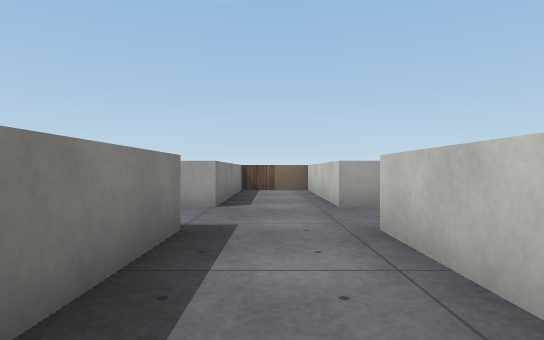
view 1 (above)

24 first-person views from a walk through a 3-D level made in the Unity game engine. The camera is 0.72 m above the floor, looks level and sees 80° across. The floor is counted in squares, 1 m on a side. Each view is taken from the middle of a square. On the plan, view 1 faces up. The plan holds only what a view shows up to about 10 squares ahead; the rest is blank. The place goes on beyond the plan. Surface patterns are stand-ins for the level's own textures.

view 2
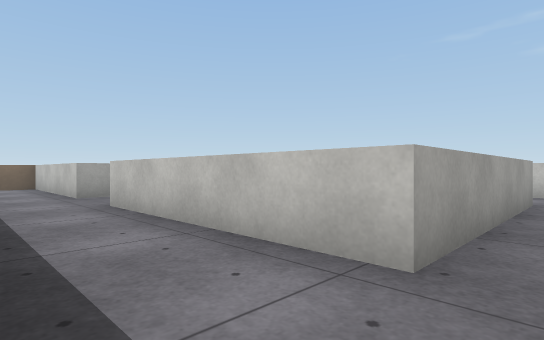

view 3
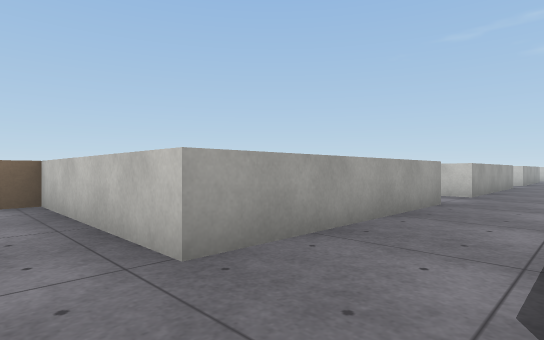

view 4
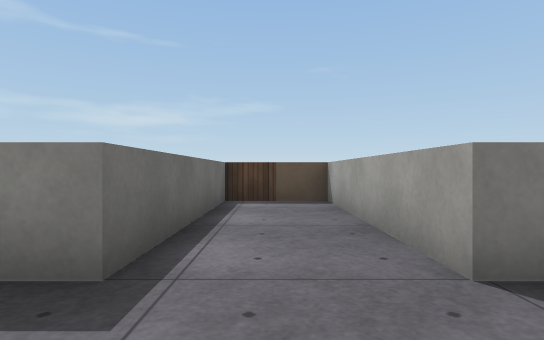

view 5
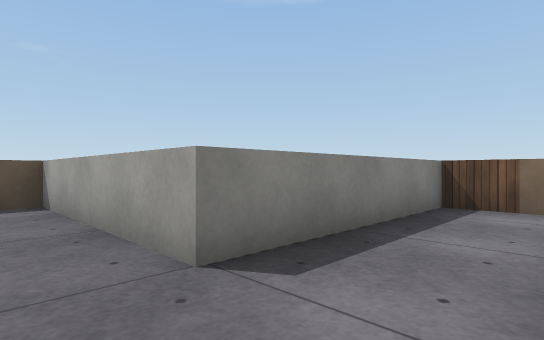

view 6
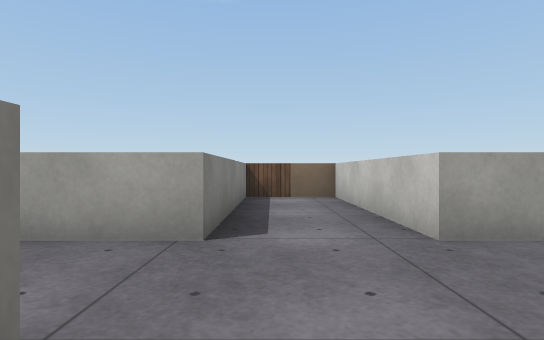

view 7
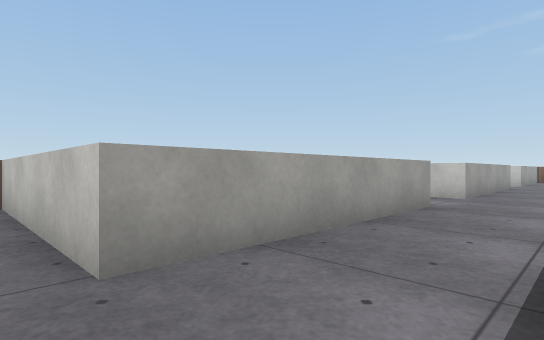

view 8
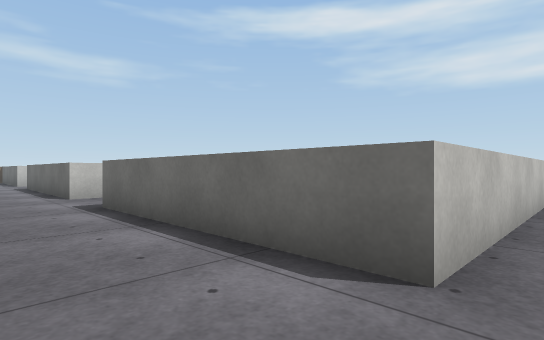

view 9
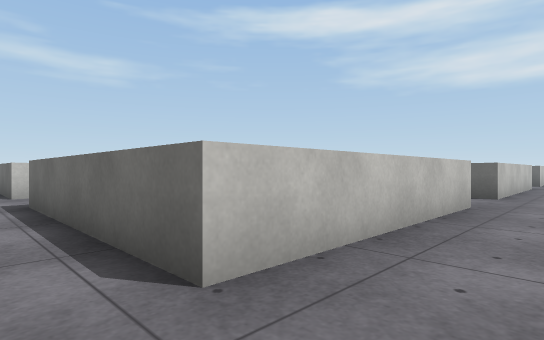

view 10
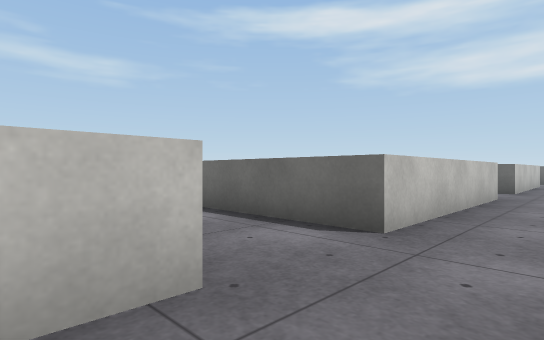

view 11
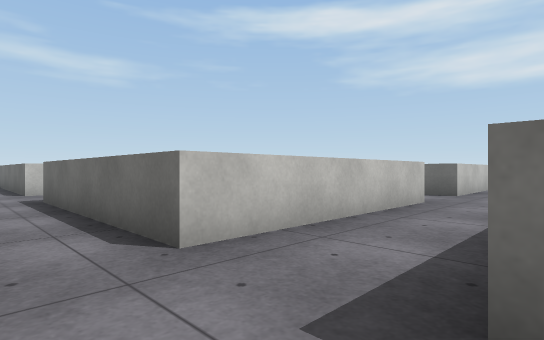

view 12
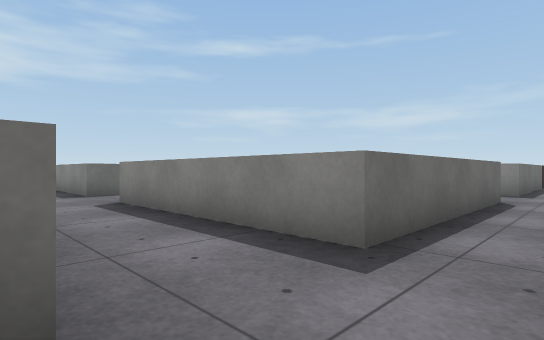

view 13
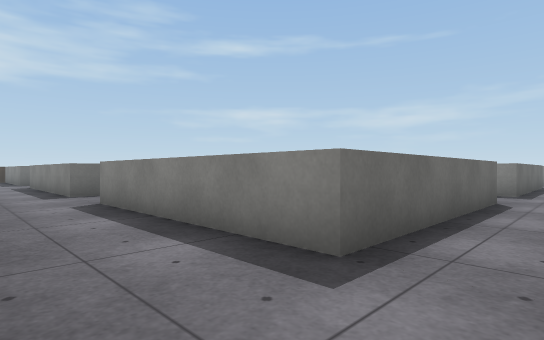

view 14
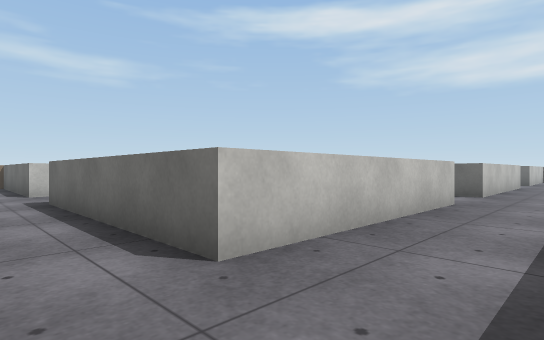

view 15
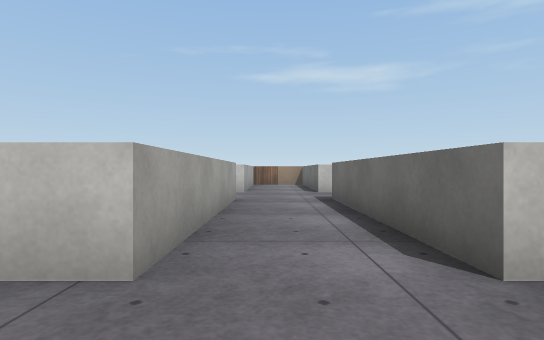

view 16
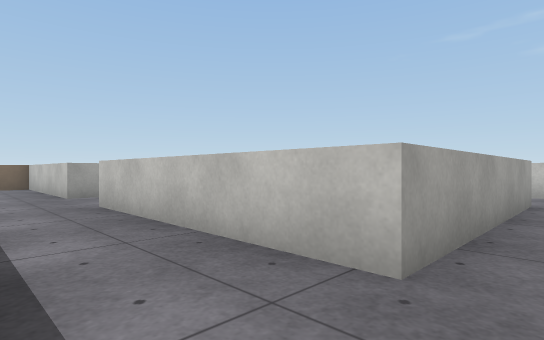

view 17
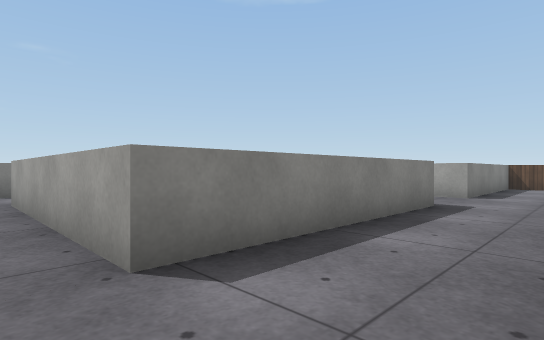

view 18
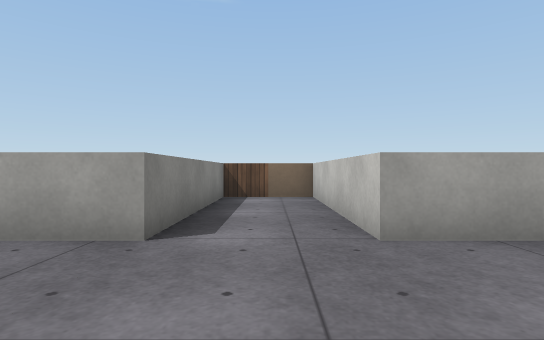

view 19
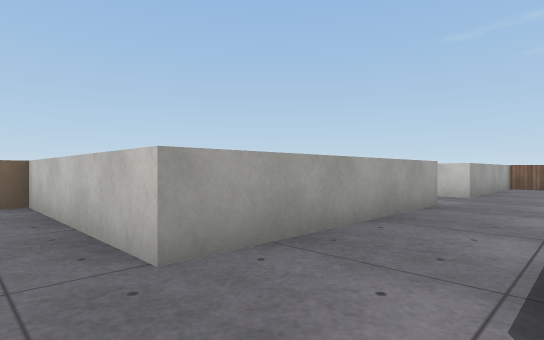

view 20
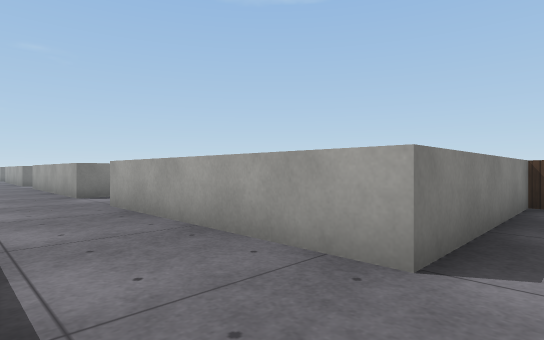

view 21
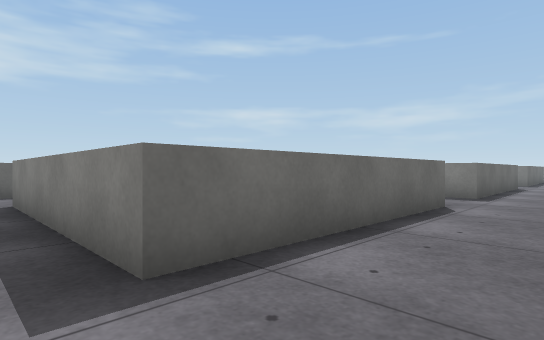

view 22
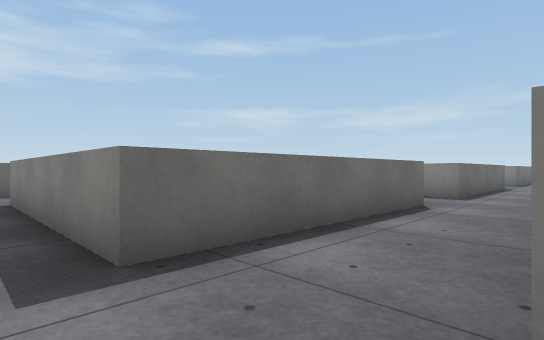

view 23
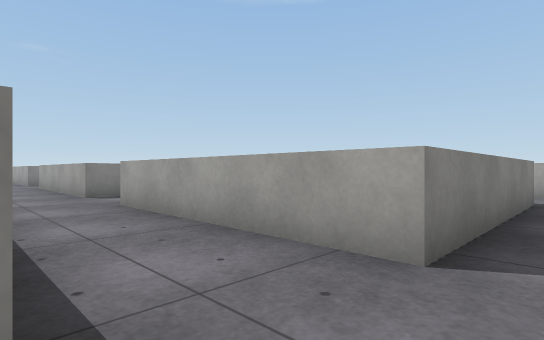

view 24
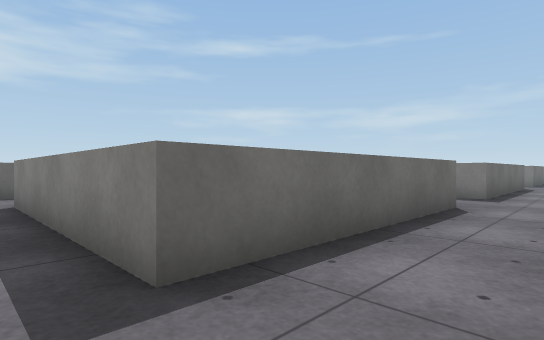

### Floor plan
Points are (right, up) in squares from view 1. A wall is a line through its corners. A room is listed if a view was taken in it or the views show most of it. See-through windows are left out.
Room 1 (views 1, 3, 4, 5)
walls: (-1.1, 6.3) (-6.6, 6.3); (-5.6, 3.9) (-1.1, 3.9) (-1.1, 1.2); (-6.6, 5.1) (-6.6, 3.9) (-5.8, 3.9); (1.3, -2.1) (1.3, 4)
ways out: opening at (0.5, -3) to room 2; opening at (1, 6) to room 2
Room 2 (views 2, 6, 7, 8, 9, 10, 11, 12, 13, 14, 15, 16, 17, 18, 19, 20, 21, 22, 23, 24)
walls: (9.7, -2.1) (9.7, 3.9) (15.7, 3.9) (15.7, -2.1) (9.7, -2.1); (7.2, -2.1) (1.3, -2.1); (9.7, -10.5) (9.7, -4.5) (15.7, -4.5) (15.7, -10.5) (13.4, -10.5); (18.1, -4.5) (24.1, -4.5) (24.1, -10.5) (18.1, -10.5) (18.1, -4.5); (18.1, -2.1) (18.1, 3.9) (24.1, 3.9) (24.1, -2.1) (18.1, -2.1); (12.9, -12.9) (13.4, -12.9); (13.5, -12.9) (15.7, -12.9) (15.7, -14.8); (1.2, -4.5) (7.3, -4.5) (7.3, -10.5); (6.4, -12.9) (7.3, -12.9) (7.3, -14.4); (9.7, -14.5) (9.7, -12.9) (10.6, -12.9); (-1.1, -4.5) (-1.1, -5); (18.1, -14) (18.1, -12.9) (24.1, -12.9) (24.1, -19); (18.1, -15) (18.1, -14.1); (7.3, 9) (7.3, 6.3) (1.3, 6.3) (1.3, 11.8); (15.7, 11) (15.7, 6.3) (9.7, 6.3) (9.7, 11.4); (8.5, 11.7) (7.3, 11.7); (17, 11.7) (15.6, 11.7); (0.1, 11.7) (-1.1, 11.7) (-1.1, 6.3); (24.1, 11.8) (24.1, 6.3) (18.1, 6.3) (18.1, 11.4)
ways out: opening at (0.5, -3) to room 1; opening at (1, 6) to room 1
objects: other object (1, 12); other object (10, 12)

Where each view was taken, in squares from view 1:
view 1: 0 up, 0 right, facing up
view 2: 3 down, 1 left, facing up-right
view 3: 4 up, 0 right, facing up-right
view 4: 5 up, 1 right, facing left
view 5: 5 up, 1 right, facing up-left
view 6: 3 up, 8 right, facing up
view 7: 4 up, 9 right, facing up-right
view 8: 6 up, 9 right, facing down-right
view 9: 5 up, 8 right, facing down-right
view 10: 1 down, 8 right, facing down-right
view 11: 3 down, 7 right, facing down-right
view 12: 3 down, 10 right, facing down-left
view 13: 3 down, 18 right, facing down-left
view 14: 3 down, 16 right, facing down-right
view 15: 3 down, 16 right, facing right
view 16: 3 down, 16 right, facing up-right
view 17: 3 down, 18 right, facing up-left
view 18: 3 up, 17 right, facing up
view 19: 4 up, 17 right, facing up-right
view 20: 4 up, 25 right, facing up-left
view 21: 6 up, 25 right, facing down-left
view 22: 2 down, 25 right, facing down-left
view 23: 13 down, 25 right, facing up-left
view 24: 11 down, 25 right, facing down-left
